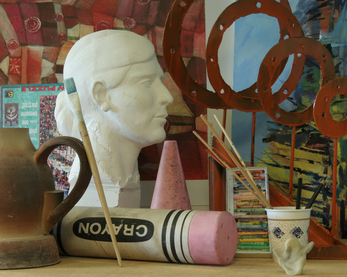
//> input picture stereo/simple_stereo/im0.png, 347 x 277 px
$ ./main im0.png im1.png im1.png   (built with g++ and OpenCV 4, older OpenCV classes emulated)
//> lines starting //> are read from the running program, lines starting //| are printed output that depends on the picture
#include "opencv2/core/core.hpp"
#include "opencv2/calib3d/calib3d.hpp"
#include <opencv2/highgui/highgui.hpp>
#include <opencv2/imgproc/imgproc.hpp>
#include "opencv2/contrib/contrib.hpp"
#include <stdio.h>
#include <string.h>
using namespace cv;
using namespace std;

int main(int argc, char* argv[])
{
    Mat img1, img2, g1, g2;
    Mat disp, disp8;
    char* method = argv[3];
    img1 = imread(argv[1]);
//> img1 is the input picture: 277 rows x 347 cols, CV_8UC3; mean B, G, R 75.8, 95.6, 110.6
    img2 = imread(argv[2]);
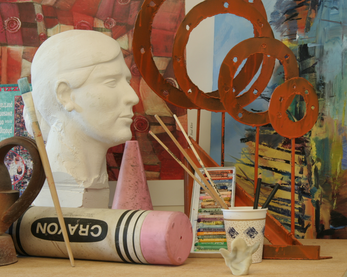
//> input picture stereo/simple_stereo/im1.png, 347 x 277 px
//> img2 is the input picture: 277 rows x 347 cols, CV_8UC3; mean B, G, R 84.8, 109.4, 137
    cvtColor(img1, g1, CV_BGR2GRAY);
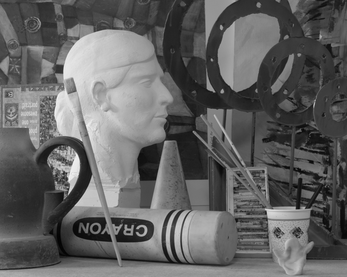
//> g1: 277 rows x 347 cols, CV_8UC1; min 2, max 245, mean 97.9
    cvtColor(img2, g2, CV_BGR2GRAY);
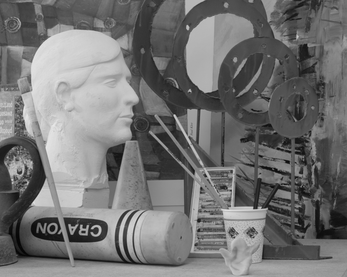
//> g2: 277 rows x 347 cols, CV_8UC1; min 5, max 232, mean 114.9

    if (!(strcmp(method, "BM")))
    {
        StereoBM sbm;
        sbm.state->SADWindowSize = 9;
        sbm.state->numberOfDisparities = 112;
        sbm.state->preFilterSize = 5;
        sbm.state->preFilterCap = 61;
        sbm.state->minDisparity = -39;
        sbm.state->textureThreshold = 507;
        sbm.state->uniquenessRatio = 0;
        sbm.state->speckleWindowSize = 0;
        sbm.state->speckleRange = 8;
        sbm.state->disp12MaxDiff = 1;
        sbm(g1, g2, disp);
    }
    else if (!(strcmp(method, "SGBM")))
    {
        StereoSGBM sbm;
        sbm.SADWindowSize = 3;
        sbm.numberOfDisparities = 144;
        sbm.preFilterCap = 63;
        sbm.minDisparity = -39;
        sbm.uniquenessRatio = 10;
        sbm.speckleWindowSize = 100;
        sbm.speckleRange = 32;
        sbm.disp12MaxDiff = 1;
        sbm.fullDP = false;
        sbm.P1 = 216;
        sbm.P2 = 864;
        sbm(g1, g2, disp);
    }


    normalize(disp, disp8, 0, 255, CV_MINMAX, CV_8U);

    imshow("left", img1);
    imshow("right", img2);
//> (the run ends here: the program stops with an error, at `imshow("disp", disp8);`)
